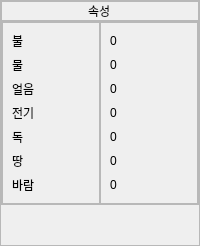
                                  <widget class="QFrame" name="frResist">
                                   <property name="styleSheet">
                                    <string notr="true">QFrame#frResist
{
	border: 1px solid #a5a098;
}</string>
                                   </property>
                                   <property name="frameShape">
                                    <enum>QFrame::StyledPanel</enum>
                                   </property>
                                   <property name="frameShadow">
                                    <enum>QFrame::Raised</enum>
                                   </property>
                                   <layout class="QVBoxLayout" name="verticalLayout_76">
                                    <property name="spacing">
                                     <number>0</number>
                                    </property>
                                    <property name="leftMargin">
                                     <number>0</number>
                                    </property>
                                    <property name="topMargin">
                                     <number>0</number>
                                    </property>
                                    <property name="rightMargin">
                                     <number>0</number>
                                    </property>
                                    <property name="bottomMargin">
                                     <number>0</number>
                                    </property>
                                    <item>
                                     <widget class="QFrame" name="frResistTitle">
                                      <property name="styleSheet">
                                       <string notr="true">QFrame#frResistTitle
{
	border-bottom: 1px solid #a5a098;
}</string>
                                      </property>
                                      <property name="frameShape">
                                       <enum>QFrame::StyledPanel</enum>
                                      </property>
                                      <property name="frameShadow">
                                       <enum>QFrame::Raised</enum>
                                      </property>
                                      <layout class="QVBoxLayout" name="verticalLayout_77">
                                       <property name="spacing">
                                        <number>0</number>
                                       </property>
                                       <property name="leftMargin">
                                        <number>0</number>
                                       </property>
                                       <property name="topMargin">
                                        <number>0</number>
                                       </property>
                                       <property name="rightMargin">
                                        <number>0</number>
                                       </property>
                                       <property name="bottomMargin">
                                        <number>0</number>
                                       </property>
                                       <item alignment="Qt::AlignHCenter">
                                        <widget class="QLabel" name="label_387">
                                         <property name="text">
                                          <string>속성</string>
                                         </property>
                                        </widget>
                                       </item>
                                      </layout>
                                     </widget>
                                    </item>
                                    <item>
                                     <widget class="QFrame" name="frame_95">
                                      <property name="frameShape">
                                       <enum>QFrame::StyledPanel</enum>
                                      </property>
                                      <property name="frameShadow">
                                       <enum>QFrame::Raised</enum>
                                      </property>
                                      <layout class="QHBoxLayout" name="horizontalLayout_37">
                                       <property name="spacing">
                                        <number>0</number>
                                       </property>
                                       <property name="leftMargin">
                                        <number>0</number>
                                       </property>
                                       <property name="topMargin">
                                        <number>0</number>
                                       </property>
                                       <property name="rightMargin">
                                        <number>0</number>
                                       </property>
                                       <property name="bottomMargin">
                                        <number>0</number>
                                       </property>
                                       <item>
                                        <widget class="QFrame" name="frame_96">
                                         <property name="frameShape">
                                          <enum>QFrame::StyledPanel</enum>
                                         </property>
                                         <property name="frameShadow">
                                          <enum>QFrame::Raised</enum>
                                         </property>
                                         <layout class="QVBoxLayout" name="verticalLayout_78">
                                          <item>
                                           <widget class="QLabel" name="label_388">
                                            <property name="text">
                                             <string>불</string>
                                            </property>
                                           </widget>
                                          </item>
                                          <item>
                                           <widget class="QLabel" name="label_389">
                                            <property name="text">
                                             <string>물</string>
                                            </property>
                                           </widget>
                                          </item>
                                          <item>
                                           <widget class="QLabel" name="label_390">
                                            <property name="text">
                                             <string>얼음</string>
                                            </property>
                                           </widget>
                                          </item>
                                          <item>
                                           <widget class="QLabel" name="label_391">
                                            <property name="text">
                                             <string>전기</string>
                                            </property>
                                           </widget>
                                          </item>
                                          <item>
                                           <widget class="QLabel" name="label_392">
                                            <property name="text">
                                             <string>독</string>
                                            </property>
                                           </widget>
                                          </item>
                                          <item>
                                           <widget class="QLabel" name="label_393">
                                            <property name="text">
                                             <string>땅</string>
                                            </property>
                                           </widget>
                                          </item>
                                          <item>
                                           <widget class="QLabel" name="label_394">
                                            <property name="text">
                                             <string>바람</string>
                                            </property>
                                           </widget>
                                          </item>
                                         </layout>
                                        </widget>
                                       </item>
                                       <item>
                                        <widget class="QFrame" name="frame_97">
                                         <property name="frameShape">
                                          <enum>QFrame::StyledPanel</enum>
                                         </property>
                                         <property name="frameShadow">
                                          <enum>QFrame::Raised</enum>
                                         </property>
                                         <layout class="QVBoxLayout" name="verticalLayout_79">
                                          <item>
                                           <widget class="QLabel" name="label_400">
                                            <property name="text">
                                             <string>0</string>
                                            </property>
                                           </widget>
                                          </item>
                                          <item>
                                           <widget class="QLabel" name="label_401">
                                            <property name="text">
                                             <string>0</string>
                                            </property>
                                           </widget>
                                          </item>
                                          <item>
                                           <widget class="QLabel" name="label_402">
                                            <property name="text">
                                             <string>0</string>
                                            </property>
                                           </widget>
                                          </item>
                                          <item>
                                           <widget class="QLabel" name="label_403">
                                            <property name="text">
                                             <string>0</string>
                                            </property>
                                           </widget>
                                          </item>
                                          <item>
                                           <widget class="QLabel" name="label_404">
                                            <property name="text">
                                             <string>0</string>
                                            </property>
                                           </widget>
                                          </item>
                                          <item>
                                           <widget class="QLabel" name="label_405">
                                            <property name="text">
                                             <string>0</string>
                                            </property>
                                           </widget>
                                          </item>
                                          <item>
                                           <widget class="QLabel" name="label_410">
                                            <property name="text">
                                             <string>0</string>
                                            </property>
                                           </widget>
                                          </item>
                                         </layout>
                                        </widget>
                                       </item>
                                      </layout>
                                     </widget>
                                    </item>
                                    <item>
                                     <spacer name="verticalSpacer_16">
                                      <property name="orientation">
                                       <enum>Qt::Vertical</enum>
                                      </property>
                                      <property name="sizeHint" stdset="0">
                                       <size>
                                        <width>20</width>
                                        <height>40</height>
                                       </size>
                                      </property>
                                     </spacer>
                                    </item>
                                   </layout>
                                  </widget>
